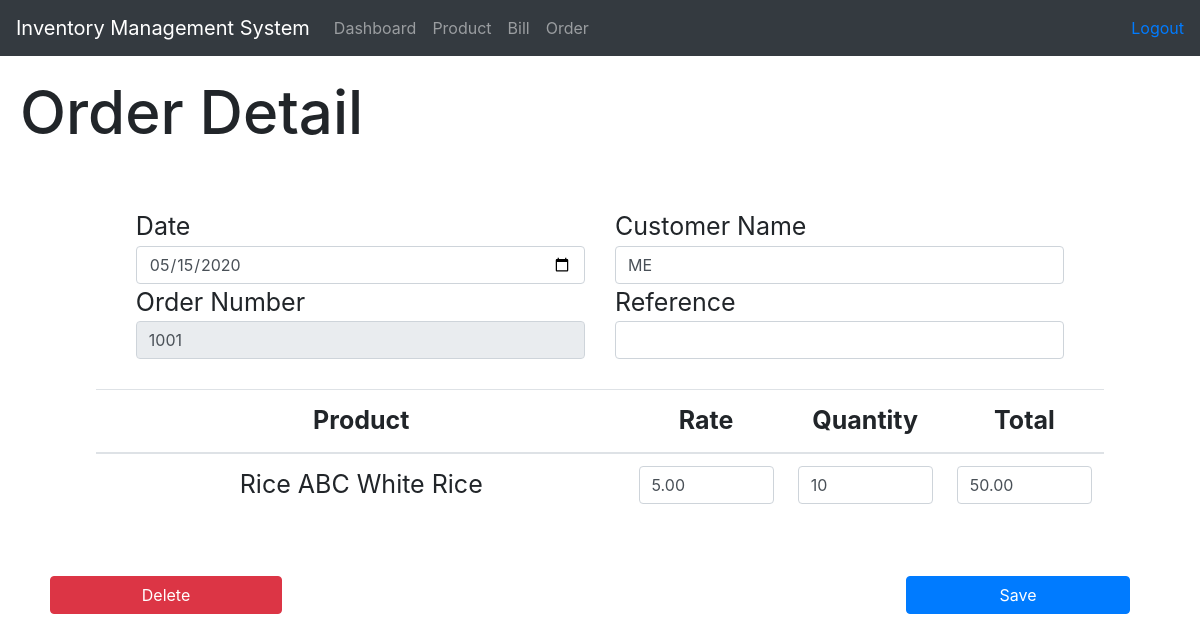
Screenshot of /order_detail/1001 with the database file from the repository.
### inventory/models.py (models this page shows, shortened)
class Order(models.Model):
    invoice = models.CharField(max_length=128, primary_key=True)
    date = models.CharField(max_length=128)
    customer = models.CharField(max_length=128)
    reference = models.CharField(max_length=128, null=True)
    records = models.ManyToManyField(Record)

class Record(models.Model):
    name = models.CharField(max_length=128)
    rate = models.DecimalField(max_digits=6, decimal_places=2)
    quantity = models.IntegerField()
    total = models.DecimalField(max_digits=10, decimal_places=2)
    product = models.ForeignKey(Product, null=False, on_delete=models.CASCADE)

### inventory/views.py (the view)
# urls.py: path("order_detail/<slug:order_num>", views.order_detail, name='order_detail'),
def order_detail(request, order_num):
    if request.method == 'GET':
        try:
            order = Order.objects.get(invoice=order_num)
        except ObjectDoesNotExist:
            messages.error(request, "Error Occurs. Please Try Again.")
            return HttpResponseRedirect(reverse('order'))
        records = order.records.all()
        if records:
            context = {
                "order" : order,
                "records" : records,
            }
            return render(request, "inventory/orderDetail.html", context)
        else:
            messages.error(request, "No Records Under This Order")
            return HttpResponseRedirect(reverse('order'))

### inventory/templates/inventory/orderDetail.html (shortened to what this page needs)
{% extends "inventory/layout.html" %}
{% block body %}
    <h1>Order Detail</h1>
    {% if order %}
    <div id='bill-detail'>
      <form id='bill' action="{% url 'order_update' order.invoice %}" method="post">
      <div class="row">
          <div class="col-lg-5 col-md-5 col-sm-8">Date<input type="date" class="form-control" name='date' value="{{ order.date }}" required></div>
          <div class="col-lg-5 col-md-5 col-sm-8">Customer Name<input type="text" class="form-control" name='customer' value="{{ order.customer }}" required></div>
          <div class="col-lg-5 col-md-5 col-sm-8">Order Number<input class="form-control" type="text" value="{{ order.invoice }}" readonly></div>
          <div class="col-lg-5 col-md-5 col-sm-8">Reference<input type="text" class="form-control" name='ref' value="{{ order.reference }}"></div>
        </div>
        <table class="table" style="margin: 30px auto; width: 90%;">
          <thead>
            <tr>
              <th scope="col" style="width:50%">Product</th>
              <th scope="col" style="width:15%">Rate</th>
              <th scope="col" style="width:15%">Quantity</th>
              <th scope="col" style="width:15%">Total</th>
            </tr>
          </thead>
            <tbody>
            {% if records %}
              {% for record in records %}
              <tr>
                <td>{{ record.name }}</td>
                <td><input type="text" class="form-control" name='rate' value="{{ record.rate }}"></td>
                <td><input type="number" class="form-control" name='quan' value="{{ record.quantity }}"></td>
                <td><input type="text" class="form-control" value="{{ record.total }}" name='total'></td>
              </tr>
              {% endfor %}
            {% endif %}
            </tbody>
          </table>
    {% endif %}
    <input class="btn btn-primary" type="submit" value='Save' style="float:right; margin:30px; width:20%;">
    </form>
    <button class="btn btn-danger" data-toggle="modal" data-target="#deleteModal" style="margin:30px; width:20%; color:white;">Delete</button>
    </div>
{% endblock %}

### inventory/static/inventory/index.css (style rules this page uses)
h1 { font-size: 60px; margin: 20px; }
#bill { margin: 20px; }
.row { display: flex; justify-content: center; }
tr, td { text-align: center; }
#bill-detail { font-size: 25px; padding: 20px; }

### rows the page displays
Order: date "05/15/2020", customer "ME", invoice "1001"
Record: name "Rice ABC White Rice", rate "5.00", quan "10", total "50.00"
